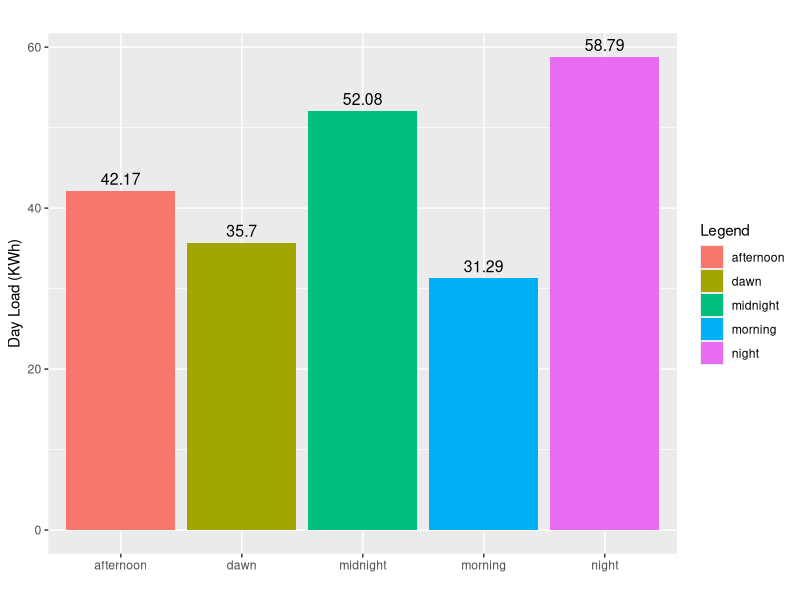

Here is the R script that generated this plot:
library(readxl)
library(ggplot2)

day_load<-unlist(read_excel("Alldata_excel.xlsx", range = "A2:A74",col_names = FALSE))
midnight_load1<-max(unlist(read_excel("Alldata_excel.xlsx", range = "A2:A11",col_names = FALSE)))
dawn_load1<-max(unlist(read_excel("Alldata_excel.xlsx", range = "A12:A22",col_names = FALSE)))
morning_load1<-max(unlist(read_excel("Alldata_excel.xlsx", range = "A23:A34",col_names = FALSE)))
afternoon_load1<-max(unlist(read_excel("Alldata_excel.xlsx", range = "A40:A60",col_names = FALSE)))
night_load1<-max(unlist(read_excel("Alldata_excel.xlsx", range = "A61:A74",col_names = FALSE)))

#max(midnight_load)
#xValues<-c("midnight","dawn","morning","afternoon","night")

loadData<-data.frame(
  dayload = c(midnight_load1,dawn_load1,morning_load1,afternoon_load1,night_load1),
  xvalues =c("midnight","dawn","morning","afternoon","night")
)
tiff("dayLoad1.tiff", units="in", width=5, height=5, res=300)
ggplot(loadData,aes(x=xvalues,y=dayload,fill=xvalues))+geom_col()+
  labs(
    title = "",
    x="",
    y="Day Load (KWh)",
    fill ="Legend"
  )+geom_text(aes(label = dayload), vjust = -0.5, size = 4, color = "black")
dev.off()
